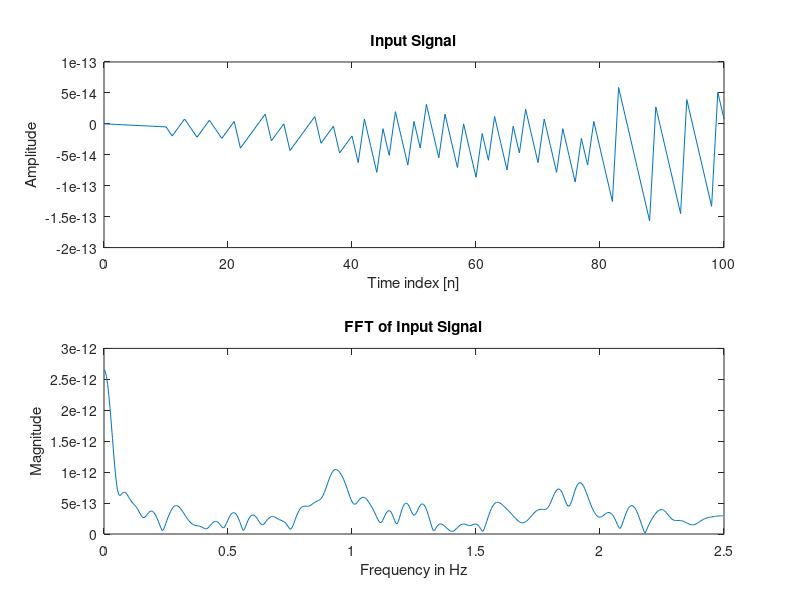

The MATLAB script that drew this image: (Note: this script raises an error after producing the figure.)
close all;
n = 0:100;
N = 1024;
% Input frequencies
f1 = input('Enter the frequency of signal-1 in Hz: ');
f2 = input('Enter the frequency of signal-2 in Hz: ');
fs = input('Enter the sampling frequency in Hz: ');
% Filter specifications
fpass = input('Enter the pass-band frequency: ');
fstop = input('Enter the stop-band frequency: ');
rp = input('Enter the passband ripple: ');
rs = input('Enter the stopband ripple: ');
% Signal generation
x1 = sin(2*pi*(f1/fs)*n);
x2 = sin(2*pi*(f2/fs)*n);
x = x1 + x2;
% Plot input signal
subplot(2, 1, 1);
plot(n, x);
xlabel('Time index [n]');
ylabel('Amplitude');
title('Input Signal');
% FFT of input signal
f = abs(fft(x, N));
freq = (0:N-1)*(fs/N);
% Plot FFT of input signal
subplot(2, 1, 2);
plot(freq(1:N/2), f(1:N/2));
xlabel('Frequency in Hz');
ylabel('Magnitude');
title('FFT of Input Signal');
% Filter design using Butterworth filter
[n, wc] = buttord((2*fpass)/fs, (2*fstop)/fs, rp, rs);
[b, a] = butter(n, wc, 'high');
h = freqz(b, a, linspace(0, pi, 1024));
% Filter the signal
filtered_signal = filter(b, a, x);
freq_domain = fft(filtered_signal, N);
% Plot frequency response of the filter
figure(2);
subplot(2, 1, 1);
plot(linspace(0, fs/2, 1024), abs(h));
xlabel('Frequency in Hz');
ylabel('Amplitude');
title('Frequency Response');
% Plot FFT of the filtered signal
subplot(2, 1, 2);
plot(freq(1:N/2), abs(freq_domain(1:N/2)));
xlabel('Frequency in Hz');
ylabel('Magnitude');
title('FFT of HPF Filtered Signal');
